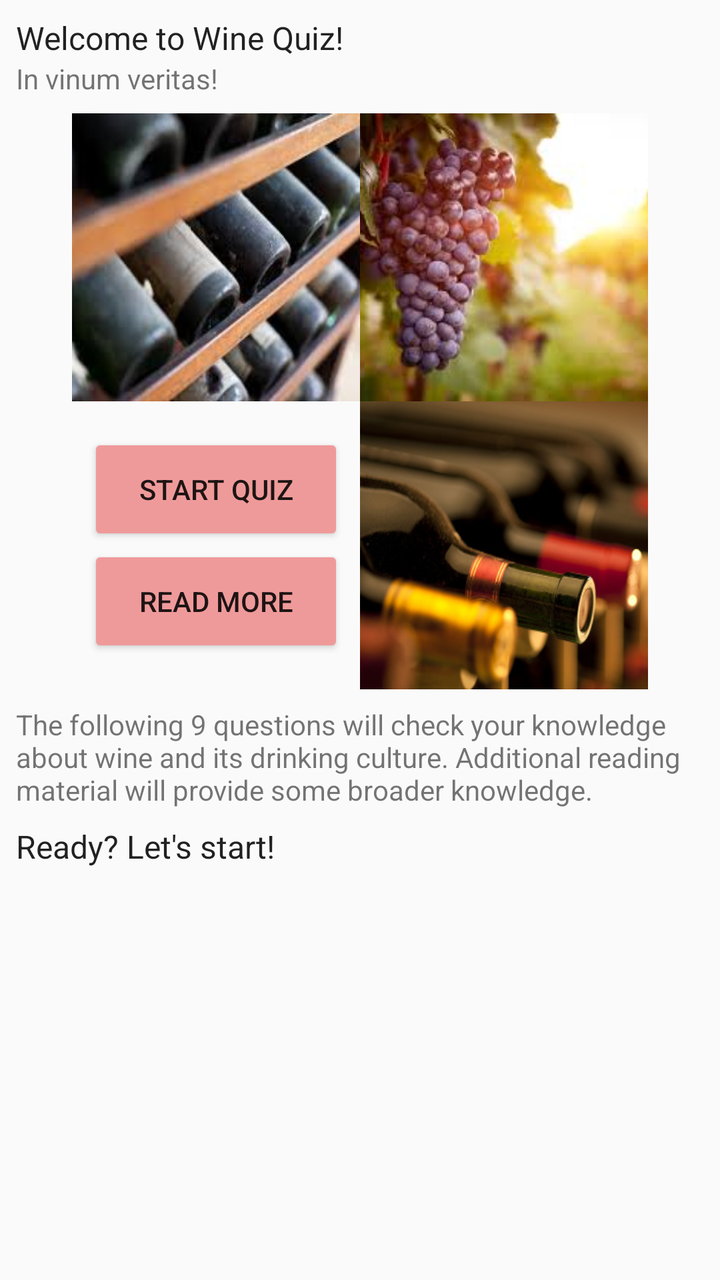
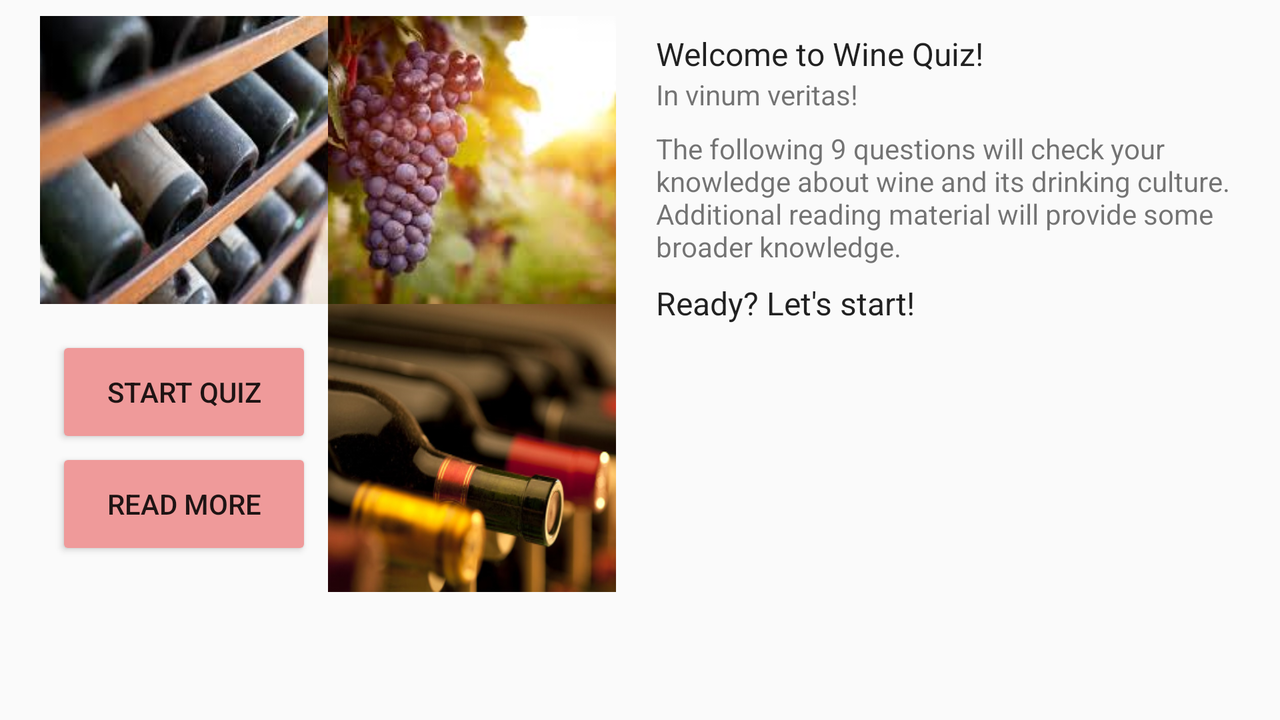

The same Android screen from two of the app's own layout files: first res/layout/ as a phone draws it, then the repository's variant for another configuration, drawn on a device whose configuration selects that folder. Both files follow.
<!-- AndroidManifest.xml: application theme AppTheme -->
<!-- res/layout/activity_main.xml -->
<?xml version="1.0" encoding="utf-8"?>
<ScrollView xmlns:android="http://schemas.android.com/apk/res/android"
    xmlns:tools="http://schemas.android.com/tools"
    android:id="@+id/activity_main"
    android:layout_width="match_parent"
    android:layout_height="match_parent"
    android:orientation="vertical"
    android:paddingBottom="@dimen/activity_vertical_margin"
    android:paddingLeft="@dimen/activity_horizontal_margin"
    android:paddingRight="@dimen/activity_horizontal_margin"
    android:paddingTop="@dimen/activity_vertical_margin"
    tools:context="com.example.android.winequiz.MainActivity">

    <LinearLayout
        android:layout_width="match_parent"
        android:layout_height="wrap_content"
        android:orientation="vertical">

        <TextView
            style="@style/TextAppearance.AppCompat"
            android:layout_width="match_parent"
            android:layout_height="wrap_content"
            android:text="@string/welcome_text_01"
            android:textSize="@dimen/font_size_of_mainScreen_text_02" />

        <TextView
            android:layout_width="match_parent"
            android:layout_height="wrap_content"
            android:layout_marginBottom="@dimen/space_between_textViews"
            android:text="@string/welcome_text_02" />

        <LinearLayout
            android:layout_width="match_parent"
            android:layout_height="wrap_content"
            android:gravity="center"
            android:orientation="horizontal">

            <ImageView
                android:id="@+id/startPagePicture01"
                style="@style/ImageButtonStyle_01"
                android:background="@drawable/start_picture_01" />

            <ImageView
                android:id="@+id/startPagePicture02"
                style="@style/ImageButtonStyle_01"
                android:background="@drawable/start_picture_02" />
        </LinearLayout>

        <LinearLayout
            android:layout_width="match_parent"
            android:layout_height="wrap_content"
            android:layout_marginBottom="@dimen/space_between_textViews"
            android:gravity="center"
            android:orientation="horizontal">

            <RelativeLayout
                android:layout_width="@dimen/answerButtonDimension_01"
                android:layout_height="@dimen/answerButtonDimension_01">

                <Button
                    android:id="@+id/startQuizButton"
                    style="@style/ButtonStyle_01"
                    android:layout_centerHorizontal="true"
                    android:layout_marginTop="@dimen/controlButtonMargin"
                    android:onClick="goToQuestionOne"
                    android:text="@string/buttonTextStartQuiz" />

                <Button
                    android:id="@+id/readMoreButton"
                    style="@style/ButtonStyle_01"
                    android:layout_below="@+id/startQuizButton"
                    android:layout_centerHorizontal="true"
                    android:onClick="goToReadingMaterial"
                    android:text="@string/buttonReadResources" />

            </RelativeLayout>

            <ImageView
                android:id="@+id/startPagePicture03"
                style="@style/ImageButtonStyle_01"
                android:background="@drawable/start_picture_03" />

        </LinearLayout>

        <TextView
            android:layout_width="match_parent"
            android:layout_height="wrap_content"
            android:layout_marginBottom="@dimen/space_between_textViews"
            android:text="@string/welcome_text_03" />

        <TextView
            style="@style/TextAppearance.AppCompat"
            android:layout_width="match_parent"
            android:layout_height="wrap_content"
            android:layout_marginBottom="@dimen/space_between_textViews"
            android:text="@string/welcome_text_04"
            android:textSize="@dimen/font_size_of_mainScreen_text_02" />

    </LinearLayout>
</ScrollView>
<!-- resources referenced by this layout -->
<resources>
  <dimen name="activity_horizontal_margin">8dp</dimen>
  <dimen name="activity_vertical_margin">8dp</dimen>
  <dimen name="answerButtonDimension_01">144dp</dimen>
  <dimen name="controlButtonMargin">16dp</dimen>
  <dimen name="font_size_of_mainScreen_text_02">16sp</dimen>
  <dimen name="space_between_textViews">8dp</dimen>
  <!-- drawable start_picture_01: png bitmap (drawable, 107690 bytes) -->
  <!-- drawable start_picture_02: png bitmap (drawable, 88830 bytes) -->
  <!-- drawable start_picture_03: png bitmap (drawable, 127803 bytes) -->
  <string name="buttonReadResources">Read more</string>
  <string name="buttonTextStartQuiz">Start quiz</string>
  <string name="welcome_text_01">Welcome to Wine Quiz!</string>
  <string name="welcome_text_02">"In vinum veritas!"</string>
  <string name="welcome_text_03">The following 9 questions will check your knowledge about wine
      and its drinking culture. Additional reading material will provide some broader knowledge.
      </string>
  <string name="welcome_text_04">"Ready? Let's start!"</string>
  <style name="ButtonStyle_01">
          <item name="android:layout_width">@dimen/controlButtonDimension_01</item>
          <item name="android:layout_height">@dimen/controlButtonDimension_02</item>
      </style>
  <style name="ImageButtonStyle_01">
          <item name="android:layout_width">@dimen/answerButtonDimension_01</item>
          <item name="android:layout_height">@dimen/answerButtonDimension_01</item>
          <item name="android:scaleType">centerCrop</item>
      </style>
  <style name="AppTheme" parent="Theme.AppCompat.Light.DarkActionBar">
          
          <item name="colorPrimary">#d32f2f</item>
          <item name="colorPrimaryDark">#b71c1c</item>
          <item name="colorAccent">#ff1744</item>
          <item name="colorButtonNormal">#ef9a9a</item>
      </style>
  <dimen name="controlButtonDimension_01">128dp</dimen>
  <dimen name="controlButtonDimension_02">56dp</dimen>
</resources>
<!-- res/layout-land/activity_main.xml (the repository's variant of the layout above) -->
<!-- drawn on the phone turned sideways -->
<?xml version="1.0" encoding="utf-8"?>
<ScrollView xmlns:android="http://schemas.android.com/apk/res/android"
    xmlns:tools="http://schemas.android.com/tools"
    android:id="@+id/activity_main"
    android:layout_width="match_parent"
    android:layout_height="match_parent"
    android:orientation="vertical"
    android:paddingBottom="@dimen/activity_vertical_margin"
    android:paddingLeft="@dimen/activity_horizontal_margin"
    android:paddingRight="@dimen/activity_horizontal_margin"
    android:paddingTop="@dimen/activity_vertical_margin"
    tools:context="com.example.android.winequiz.MainActivity">

    <LinearLayout
        android:layout_width="match_parent"
        android:layout_height="wrap_content"
        android:orientation="horizontal">

        <LinearLayout
            android:layout_width="1dp"
            android:layout_height="wrap_content"
            android:layout_weight="1"
            android:orientation="vertical">

            <LinearLayout
                android:layout_width="match_parent"
                android:layout_height="wrap_content"
                android:gravity="center"
                android:orientation="horizontal">

                <ImageView
                    android:id="@+id/startPagePicture01"
                    style="@style/ImageButtonStyle_01"
                    android:background="@drawable/start_picture_01" />

                <ImageView
                    android:id="@+id/startPagePicture02"
                    style="@style/ImageButtonStyle_01"
                    android:background="@drawable/start_picture_02" />
            </LinearLayout>

            <LinearLayout
                android:layout_width="match_parent"
                android:layout_height="wrap_content"
                android:layout_marginBottom="@dimen/space_between_textViews"
                android:gravity="center"
                android:orientation="horizontal">

                <RelativeLayout
                    android:layout_width="@dimen/answerButtonDimension_01"
                    android:layout_height="@dimen/answerButtonDimension_01">

                    <Button
                        android:id="@+id/startQuizButton"
                        style="@style/ButtonStyle_01"
                        android:layout_centerHorizontal="true"
                        android:layout_marginTop="@dimen/controlButtonMargin"
                        android:onClick="goToQuestionOne"
                        android:text="@string/buttonTextStartQuiz" />

                    <Button
                        android:id="@+id/readMoreButton"
                        style="@style/ButtonStyle_01"
                        android:layout_below="@+id/startQuizButton"
                        android:layout_centerHorizontal="true"
                        android:onClick="goToReadingMaterial"
                        android:text="@string/buttonReadResources" />

                </RelativeLayout>

                <ImageView
                    android:id="@+id/startPagePicture03"
                    style="@style/ImageButtonStyle_01"
                    android:background="@drawable/start_picture_03" />

            </LinearLayout>

        </LinearLayout>

        <LinearLayout
            android:layout_width="1dp"
            android:layout_height="wrap_content"
            android:layout_weight="1"
            android:orientation="vertical"
            android:paddingBottom="@dimen/activity_vertical_margin"
            android:paddingLeft="@dimen/activity_horizontal_margin"
            android:paddingRight="@dimen/activity_horizontal_margin"
            android:paddingTop="@dimen/activity_vertical_margin">

            <TextView
                style="@style/TextAppearance.AppCompat"
                android:layout_width="match_parent"
                android:layout_height="wrap_content"
                android:text="@string/welcome_text_01"
                android:textSize="@dimen/font_size_of_mainScreen_text_02" />

            <TextView
                android:layout_width="match_parent"
                android:layout_height="wrap_content"
                android:layout_marginBottom="@dimen/space_between_textViews"
                android:text="@string/welcome_text_02" />

            <TextView
                android:layout_width="match_parent"
                android:layout_height="wrap_content"
                android:layout_marginBottom="@dimen/space_between_textViews"
                android:text="@string/welcome_text_03" />

            <TextView
                style="@style/TextAppearance.AppCompat"
                android:layout_width="match_parent"
                android:layout_height="wrap_content"
                android:layout_marginBottom="@dimen/space_between_textViews"
                android:text="@string/welcome_text_04"
                android:textSize="@dimen/font_size_of_mainScreen_text_02" />

        </LinearLayout>

    </LinearLayout>
</ScrollView>
